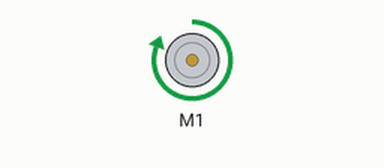
Recording of a sketch running on a simulated Arduino Uno, built with avr-gcc and run on an emulated ATmega328P. On the bench: DC motor (green arrow = forward, orange = backward, longer = faster).

Above: at 0.5 s.
At 2.5 s:
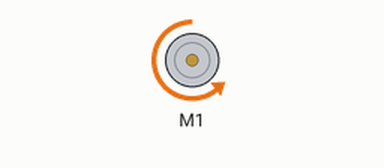
At 3.5 s:
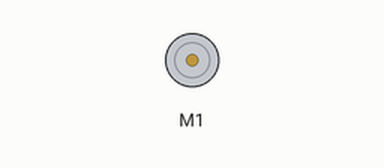
Timing chart, 0 to 5.2 s (numbered marks = the images above):
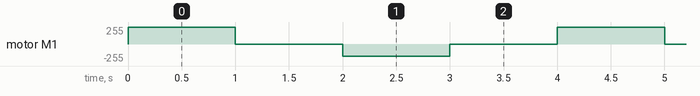

Measured:
- by itself, motor M1: repeats every 4.0 s: stopped 1.0 s, backward 180/255 1.0 s, stopped 1.0 s, forward 255/255 1.0 s

The sketch:

Uno_L293_MotorShield.ino
```cpp
/*
 * File: Uno_L293_MotorShield.ino
  *
 * Bidirectional Motor Control with L293 H-Bridge using
 * Adafruit Motor Shield Library. ased on MotorTest.ino
 * Adaptions by Claus Kühnel 2020-03-18 info@ckuehnel.ch
 */
#include <AFMotor.h>

AF_DCMotor motor(1);  // DC motor on M1

void setup() {}

void loop()
{
  motor.run(FORWARD);   // forward
  motor.setSpeed(255);  // maximum speed
  delay(1000);

  motor.run(RELEASE);   // Stop
  delay(1000);

  motor.run(BACKWARD);  // backward
  motor.setSpeed(180);  // reduced speed
  delay(1000);

  motor.run(RELEASE);   // stop
  delay(1000);
}
```
